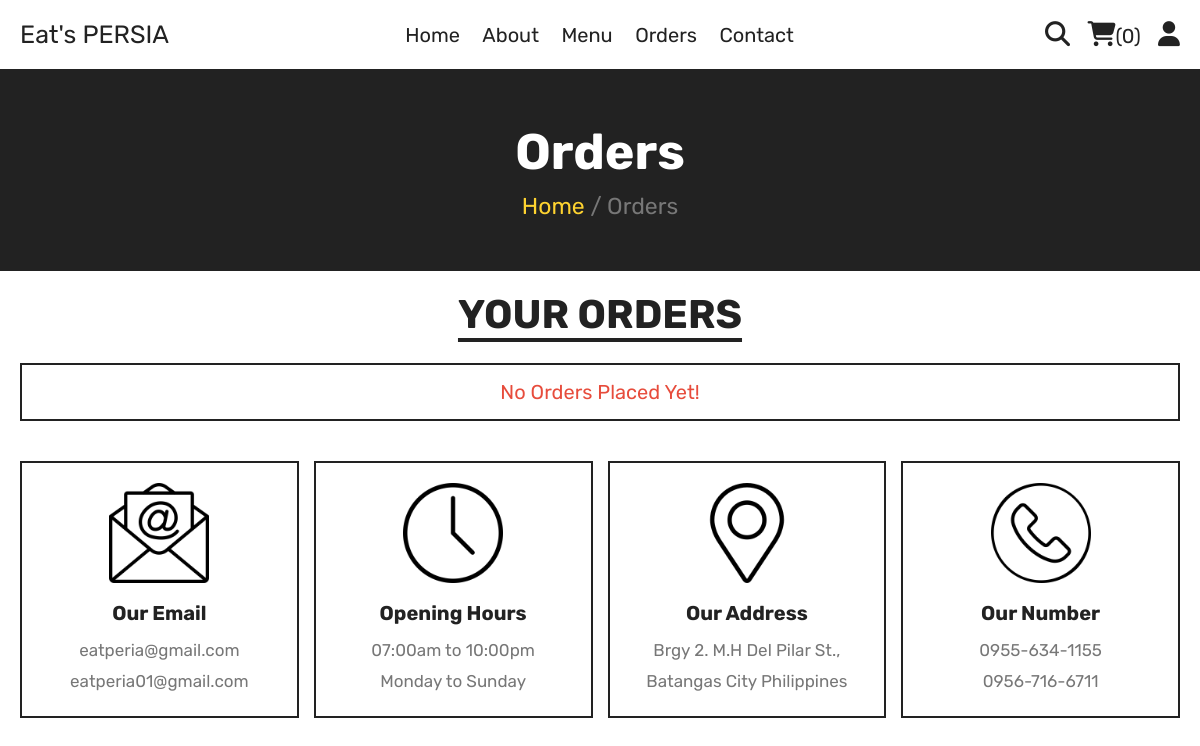
The app's page /orders.php (signed in), older data.
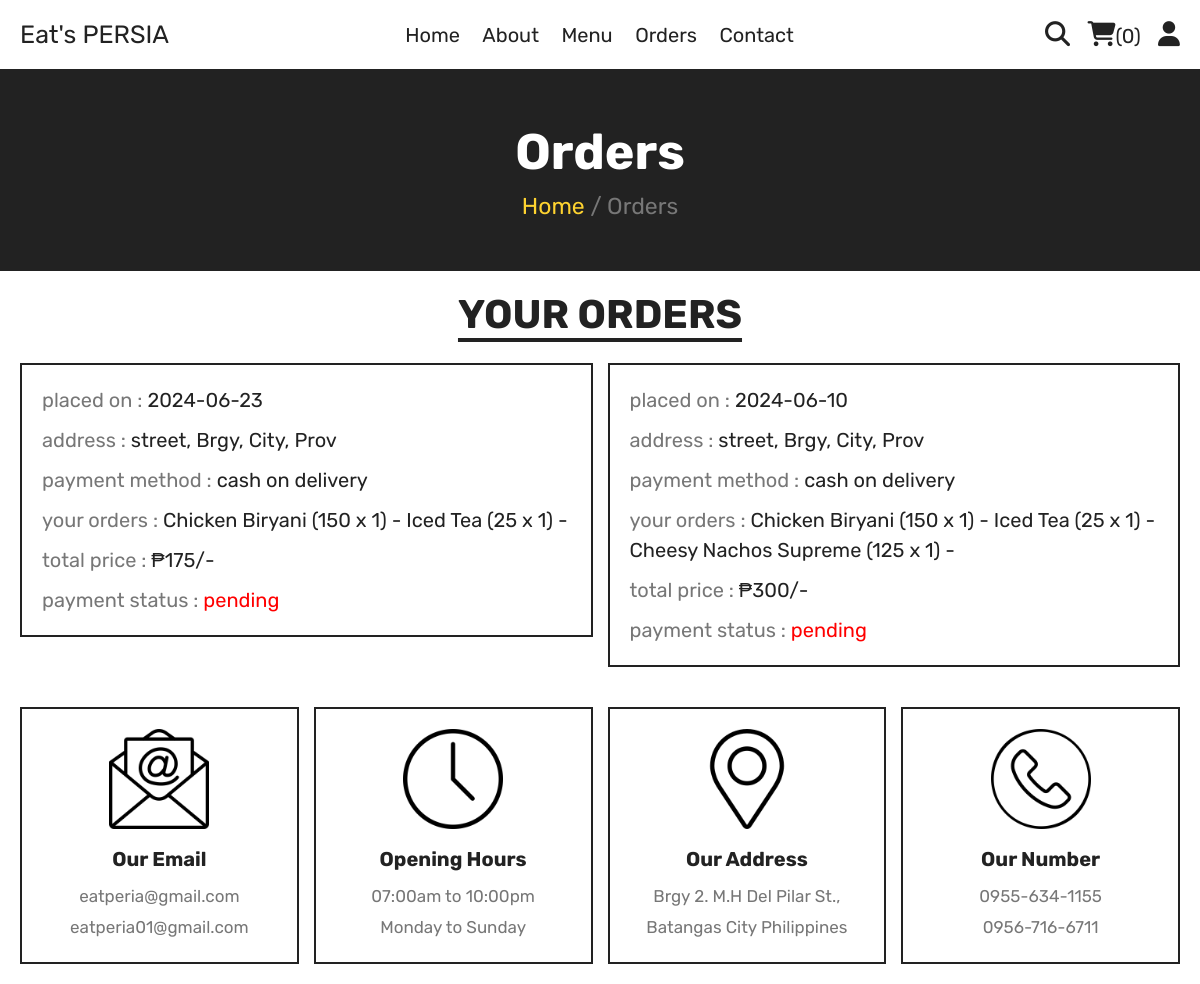
The same page, newer data.
### tables this page shows
CREATE TABLE `orders` (
  `id` int(100) NOT NULL,
  `user_id` int(100) NOT NULL,
  `method` varchar(50) NOT NULL,
  `address` varchar(500) NOT NULL,
  `total_products` varchar(1000) NOT NULL,
  `total_price` int(100) NOT NULL,
  `placed_on` date NOT NULL DEFAULT current_timestamp(),
  `payment_status` varchar(20) NOT NULL DEFAULT 'pending'
);

### orders.php (the view, shortened to what this page needs)
<?php
include 'components/connect.php';
if(isset($_SESSION['user_id'])){
   $user_id = $_SESSION['user_id'];
}else{
   $user_id = '';
   header('location:home.php');
};
?>
<!DOCTYPE html>
<html lang="en">
<head>
   <link rel="stylesheet" href="https://cdnjs.cloudflare.com/ajax/libs/font-awesome/6.1.1/css/all.min.css">
   <link rel="stylesheet" href="css/style.css">
</head>
<body>
<?php include 'components/user_header.php'; ?>
<div class="heading">
   <h3>orders</h3>
   <p><a href="html.php">Home</a> <span> / Orders</span></p>
</div>
<section class="orders">
   <h1 class="title">your orders</h1>
   <div class="box-container">
   <?php
      if($user_id == ''){
         echo '<p class="empty">please login to see your orders</p>';
      }else{
         $select_orders = $conn->prepare("SELECT * FROM `orders` WHERE user_id = ?");
         $select_orders->execute([$user_id]);
         if($select_orders->rowCount() > 0){
            while($fetch_orders = $select_orders->fetch(PDO::FETCH_ASSOC)){
   ?>
   <div class="box">
      <p>placed on : <span><?= $fetch_orders['placed_on']; ?></span></p>
      <p>address : <span><?= $fetch_orders['address']; ?></span></p>
      <p>payment method : <span><?= $fetch_orders['method']; ?></span></p>
      <p>your orders : <span><?= $fetch_orders['total_products']; ?></span></p>
      <p>total price : <span>₱<?= $fetch_orders['total_price']; ?>/-</span></p>
      <p> payment status : <span style="color:<?php if($fetch_orders['payment_status'] == 'pending'){ echo 'red'; }else{ echo 'green'; }; ?>"><?= $fetch_orders['payment_status']; ?></span> </p>
   </div>
   <?php
      }
      }else{
         echo '<p class="empty">no orders placed yet!</p>';
      }
      }
   ?>
   </div>
</section>
<?php include 'components/footer.php'; ?>
</body>
</html>

Row changes from the older to the newer data that the page shows:
added orders: placed_on "2024-06-23", address "street, Brgy, City, Prov", method "cash on delivery", total_products "Chicken Biryani (150 x 1) - Iced Tea (25 x 1) -", total_price "175", payment_status "pending"
added orders: placed_on "2024-06-10", address "street, Brgy, City, Prov", method "cash on delivery", total_products "Chicken Biryani (150 x 1) - Iced Tea (25 x 1) - Cheesy Nachos Supreme (125 x 1) -", total_price "300", payment_status "pending"
Text that changed along with them:
text no longer shown: "No Orders Placed Yet!"
